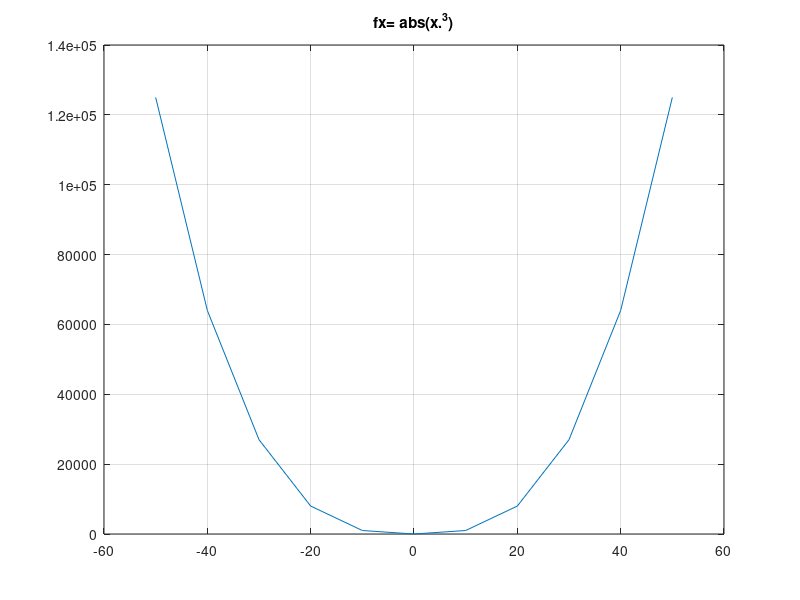

The MATLAB script that drew this image:
% Octave Script
% Title       :Funciones reales
% Description :Script que grafique funciones reales
% Author      :Astrit Lariza Garcia Castillo (LarizaG)
% Date        : 28102021
% Version     :1
% Usage       :octave> /path/funcionnumero5
% Notes       :Requiere octave para usar su linea de comandos

clear
% Funcion real numero 5
% Rango de la funcion
x=-50:10:50;
% Regla de correspondencia (funcion)
fx= abs(x.^3)
% Funcion a plotear
plot(x, fx)
grid on;
title (["fx= abs(x.^3)"]);